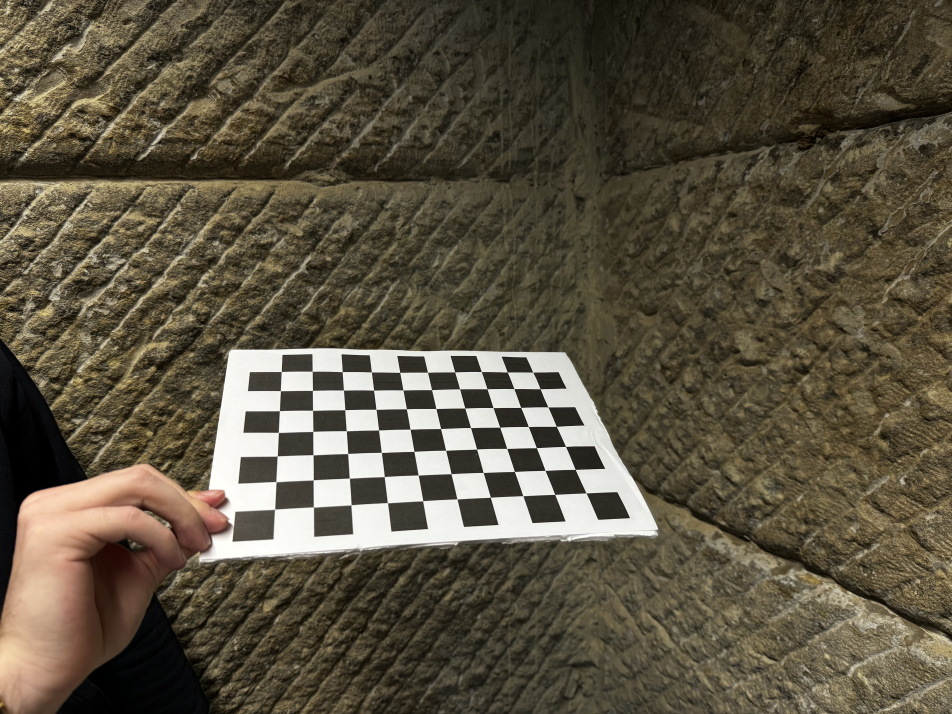
#> input picture Images/Chessboard/Chessboard20.jpg, 5712 x 4284 px (shown at 1/6 size); its folder holds only this picture in this run
$ jupyter execute --allow-errors test.ipynb
#> lines starting #> are read from the running program, lines starting #| are printed output that depends on the picture; long printed decimals are rounded
[cell 1]
import numpy as np
import cv2 as cv
import matplotlib.pyplot as plt
import glob

[cell 2]
images = sorted(glob.glob('/Users/mars/Documents/02-KCL/Year_4/7_SAP/Individual CW/Chessboard/Chessboard??.jpg'))
print(images)

img = cv.imread(images[0]) # Extract the first image as img
#> img is the input picture: shape (4284, 5712, 3); mean B, G, R 64.8, 82.1, 90
print(img.shape)
#| (4284, 5712, 3)
gray = cv.cvtColor(img, cv.COLOR_BGR2GRAY) # Convert to a gray scale image
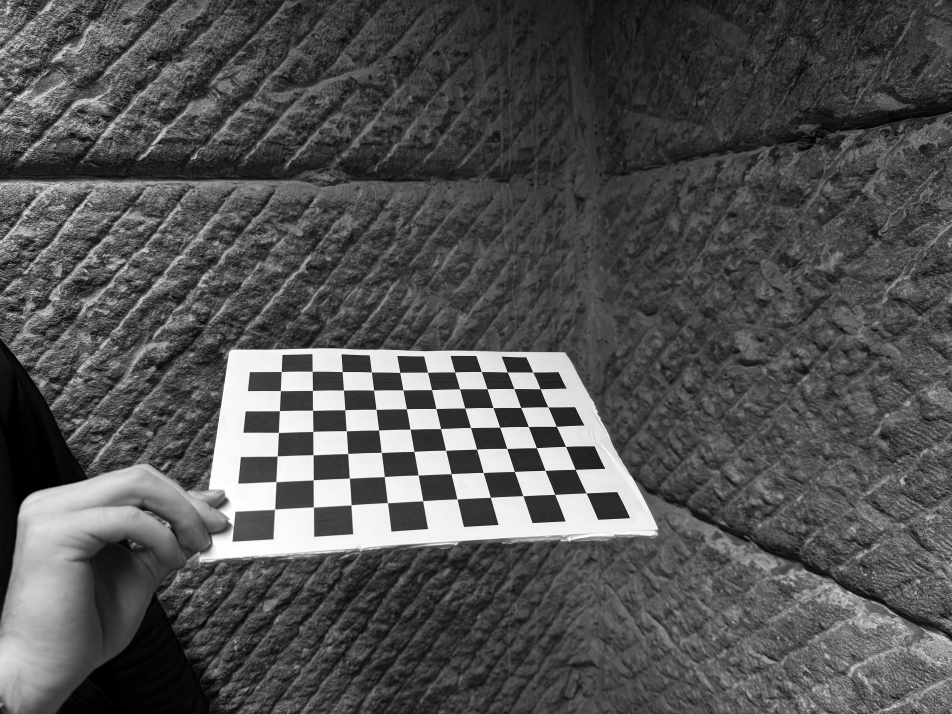
#> gray: shape (4284, 5712) (shown at 1/6 size); min 0, max 255, mean 82.4
print(img.shape, gray.shape)
#| (4284, 5712, 3) (4284, 5712)
plt.imshow(gray, cmap='gray'); # Visualize gray

[cell 3]
retval, corners = cv.findChessboardCorners(image=gray, patternSize=(10,7))
#> retval = True; corners = 70 rows, first 8: [3518.9, 2959.7], [3331.2, 2968.6], [3139.7, 2976.8], [2944.6, 2985.5], [2744.8, 2995.9], [2538.5, 3006.5], [2327.5, 3018.5], [2110.3, 3029.6]
print(corners.shape)
#| (70, 1, 2)
corners = np.squeeze(corners) # Get rid of extraneous singleton dimension
#> corners = 70 pairs, first value 1650 to 3518.9, second value 2229.7 to 3057.4
print(corners.shape)
#| (70, 2)
print(corners[:5])  #Examine the first few rows of corners
#| [[3518.8782 2959.7424]
#|  [3331.2327 2968.6316]
#|  [3139.6763 2976.7905]
#|  [2944.6455 2985.4912]
#|  [2744.8064 2995.8796]]
print(retval)
#| True

img2 = np.copy(img)  # Make a copy of original img as img2

# Add circles to img2 at each corner identified
for corner in corners:
    coord = (int(corner[0]), int(corner[1]))
    cv.circle(img=img2, center=coord, radius=5, color=(255, 0, 0), thickness=2)
#> this loop made 70 passes
#> (corner, coord) on passes 1 to 12: ([3518.9, 2959.7], (3518, 2959)), ([3331.2, 2968.6], (3331, 2968)), ([3139.7, 2976.8], (3139, 2976)), ([2944.6, 2985.5], (2944, 2985)), ([2744.8, 2995.9], (2744, 2995)), ([2538.5, 3006.5], (2538, 3006)), ([2327.5, 3018.5], (2327, 3018)), ([2110.3, 3029.6], (2110, 3029)), ([1883, 3043], (1883, 3042)), ([1650, 3057.4], (1650, 3057)), ([3453.6, 2818.6], (3453, 2818)), ([3272.5, 2824], (3272, 2824))
#> coord on pass 31: (3340, 2560)

# Produce a figure with the original image img in one subplot and modified image img2 (with the corners added in).
plt.figure(figsize=(10,10))
plt.subplot(121)
plt.imshow(img)
plt.subplot(122)
plt.imshow(img2);
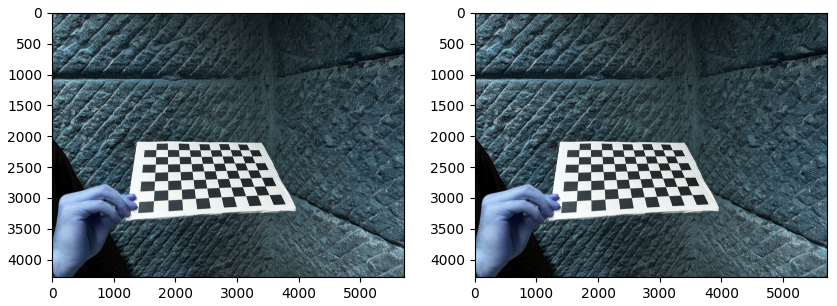
#> figure drawn by matplotlib, 2 panels; B, G, R data is drawn as R, G, B

[cell 4]
# Refining Corner Locations with `cv.cornerSubPix`

criteria = (cv.TERM_CRITERIA_EPS + cv.TERM_CRITERIA_MAX_ITER, 30, 0.001) # Set termination criteria as a tuple.
#> criteria = (3, 30, 0.001)
corners_orig = corners.copy()  # Preserve the original corners for comparison after
#> corners_orig has the same summary as corners
corners = cv.cornerSubPix(gray, corners, (11,11), (-1,-1), criteria=criteria) # extract refined corner coordinates.
#> corners = 70 pairs, first value 1651.1 to 3518.5, second value 2229.7 to 3056.6

# Examine how much the corners have shifted (in pixels)
shift = corners - corners_orig
#> shift = 70 pairs, first value -1.47 to 1.01, second value -0.901 to 1.35
print(shift[:4,:])
#| [[-0.3701   0.09741]
#|  [-0.3867 -0.1106 ]
#|  [-0.1233 -0.04614]
#|  [-0.06152  0.01465]]

[cell 5]
img3 = np.copy(img)
for corner in corners:
    coord = (int(corner[0]), int(corner[1]))
    cv.circle(img=img3, center=coord, radius=5, color=(0, 255, 0), thickness=2)
#> this loop made 70 passes
#> (corner, coord) on passes 1 to 12: ([3518.5, 2959.8], (3518, 2959)), ([3330.8, 2968.5], (3330, 2968)), ([3139.6, 2976.7], (3139, 2976)), ([2944.6, 2985.5], (2944, 2985)), ([2744.4, 2995.8], (2744, 2995)), ([2539, 3006.6], (2538, 3006)), ([2327.5, 3018.5], (2327, 3018)), ([2109.2, 3030.5], (2109, 3030)), ([1883.1, 3044.3], (1883, 3044)), ([1651.1, 3056.6], (1651, 3056)), ([3453.4, 2818.6], (3453, 2818)), ([3272.8, 2824.7], (3272, 2824))

plt.figure(figsize=(10,10))
plt.subplot(211)
plt.imshow(img2[200:300,200:400,:])
plt.subplot(212)
plt.imshow(img3[200:300,200:400,:]);
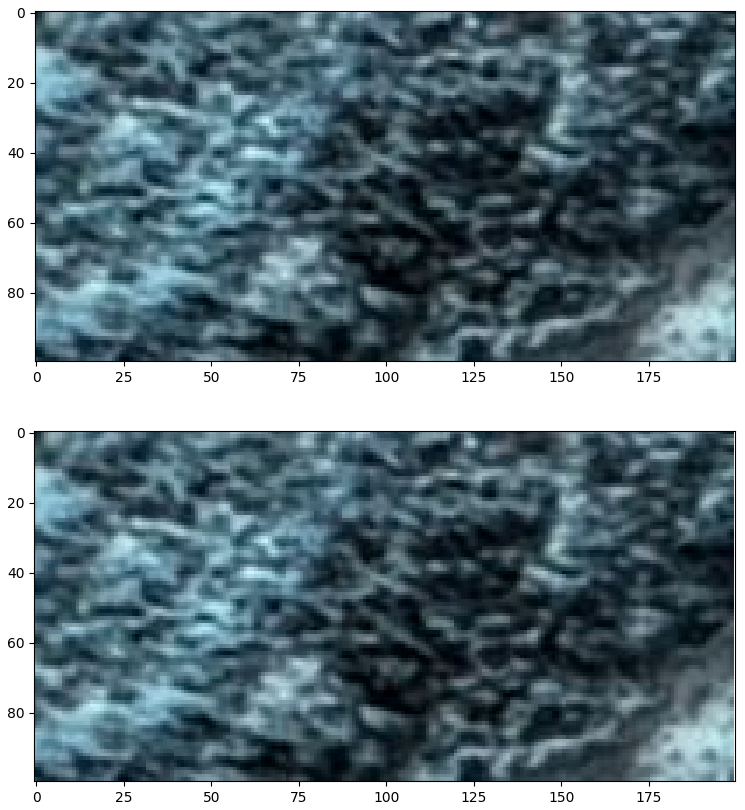
#> figure drawn by matplotlib, 2 panels

[cell 6]
obj_grid = np.zeros((10*7,3), np.float32)
obj_grid[:, :2] = np.mgrid[0:10, 0:7].T.reshape(-1, 2)
print(obj_grid)
fig = plt.figure()
ax = fig.add_subplot(111, projection='3d')
ax.scatter(obj_grid[:, 0], obj_grid[:, 1], obj_grid[:, 2])
plt.show()
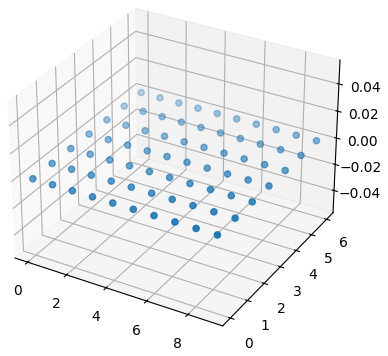
#> figure drawn by matplotlib, 1 panel

[cell 7]
# Initialize enpty list to accumulate coordinates
obj_points = [] # 3d world coordinates
img_points = [] # 2d image coordinates
criteria = (cv.TERM_CRITERIA_EPS + cv.TERM_CRITERIA_MAX_ITER, 30, 0.001)

for fname in images:
    print('Loading {}'.format(fname))
    img = cv.imread(fname)
    gray = cv.cvtColor(img, cv.COLOR_BGR2GRAY)

    retval, corners = cv.findChessboardCorners(gray, (10,7))
#> corners = 70 rows, first 8: [3518.9, 2959.7], [3331.2, 2968.6], [3139.7, 2976.8], [2944.6, 2985.5], [2744.8, 2995.9], [2538.5, 3006.5], [2327.5, 3018.5], [2110.3, 3029.6]
    if retval:
        obj_points.append(obj_grid)
        corners2 = cv.cornerSubPix(gray, corners, (11,11), (-1,-1), criteria)
#> corners2 = 70 rows, first 8: [3518.5, 2959.8], [3330.8, 2968.5], [3139.6, 2976.7], [2944.6, 2985.5], [2744.4, 2995.8], [2539, 3006.6], [2327.5, 3018.5], [2109.2, 3030.5]
        img_points.append(corners2)

[cell 8]
retval, mtx, dist, rvecs, tvecs = cv.calibrateCamera(obj_points, img_points, gray.shape[::-1], None, None)
#> retval = 1.17; mtx = [[3886.9, 0, 2911], [0, 3754.6, 2198.9], [0, 0, 1]]; dist = [[0.133, 0.331, -0.00775, 0.0142, -2.28]]; rvecs = ([-0.37, 1.3, 2.71],); tvecs = ([3.04, 3.98, 19.79],)
print(retval) # Objective function value
#| 1.168
print(mtx)    # Camera matrix
#| [[3.88688752e+03 0.00000000e+00 2.91104484e+03]
#|  [0.00000000e+00 3.75462458e+03 2.19894701e+03]
#|  [0.00000000e+00 0.00000000e+00 1.00000000e+00]]
print(dist)   # Distortion coefficients
#| [[ 0.1333  0.3311 -0.007755  0.01424 -2.284]]

[cell 9]
img = cv.imread('/Users/mars/Documents/02-KCL/Year_4/7_SAP/Individual CW/Chessboard/Chessboard14.jpg')
#> (the rest of this cell did not finish here and is left out)

[cell 10]
total_error = 0
for i in range(len(obj_points)):
    imgpoints2, _ = cv.projectPoints(obj_points[i], rvecs[i], tvecs[i], mtx, dist)
    error = cv.norm(img_points[i], imgpoints2, cv.NORM_L2) / len(imgpoints2)
    total_error += error
#> this loop made 1 pass
#> (error, total_error) on pass 1: (0.14, 0.14)
#> after the loop, total_error = 0.14

mean_error = total_error / len(obj_points)
#> mean_error = 0.14
print("Mean reprojection error: ", mean_error)
#| Mean reprojection error:  0.1397

[cell 11]
import numpy as np
import cv2 as cv
import glob

# Termination criteria for the iterative algorithm used in cornerSubPix
criteria = (cv.TERM_CRITERIA_EPS + cv.TERM_CRITERIA_MAX_ITER, 30, 0.001)

# Prepare object points, like (0,0,0), (1,0,0), (2,0,0) ..., (6,5,0)
# Adjust the following line for different chessboard sizes
objp = np.zeros((7*10, 3), np.float32)
objp[:, :2] = np.mgrid[0:10, 0:7].T.reshape(-1, 2)

# Arrays to store object points and image points from all the images.
obj_points = []  # 3d point in real world space
img_points = []  # 2d points in image plane.

# List of calibration images
images = glob.glob('/Users/mars/Documents/02-KCL/Year_4/7_SAP/Individual CW/Chessboard/*.jpg')

for fname in images:
    img = cv.imread(fname)
    gray = cv.cvtColor(img, cv.COLOR_BGR2GRAY)

    # Find the chess board corners
    ret, corners = cv.findChessboardCorners(gray, (10, 7), None)
#> ret = True

    # If found, add object points, image points (after refining them)
    if ret:
        obj_points.append(objp)

        # Refine the corners and get more accurate results
        corners2 = cv.cornerSubPix(gray, corners, (11, 11), (-1, -1), criteria)
        img_points.append(corners2)

        # Draw and display the corners
        cv.drawChessboardCorners(img, (10, 7), corners2, ret)
        cv.imshow('img', img)
        cv.waitKey(500)

cv.destroyAllWindows()

# Perform camera calibration to return the camera matrix, distortion coefficients, rotation and translation vectors
ret, mtx, dist, rvecs, tvecs = cv.calibrateCamera(obj_points, img_points, gray.shape[::-1], None, None)
#> ret = 1.17

print("Camera matrix:\n", mtx)
#| Camera matrix:
#|  [[3.88688752e+03 0.00000000e+00 2.91104484e+03]
#|  [0.00000000e+00 3.75462458e+03 2.19894701e+03]
#|  [0.00000000e+00 0.00000000e+00 1.00000000e+00]]
print("Distortion coefficients:\n", dist)
#| Distortion coefficients:
#|  [[ 0.1333  0.3311 -0.007755  0.01424 -2.284]]
print("Rotation Vectors:\n", rvecs)
#| Rotation Vectors:
#|  (array([[-0.3701 ],
#|        [ 1.300],
#|        [ 2.708]]),)
print("Translation Vectors:\n", tvecs)
#| Translation Vectors:
#|  (array([[ 3.040],
#|        [ 3.984],
#|        [19.789]]),)

# Calculate the total error of the calibration
total_error = 0
for i in range(len(obj_points)):
    img_points2, _ = cv.projectPoints(obj_points[i], rvecs[i], tvecs[i], mtx, dist)
    error = cv.norm(img_points[i], img_points2, cv.NORM_L2)/len(img_points2)
    total_error += error
#> after the loop, total_error = 0.14

print("Total error: ", total_error/len(obj_points))
#| Total error:  0.1397
